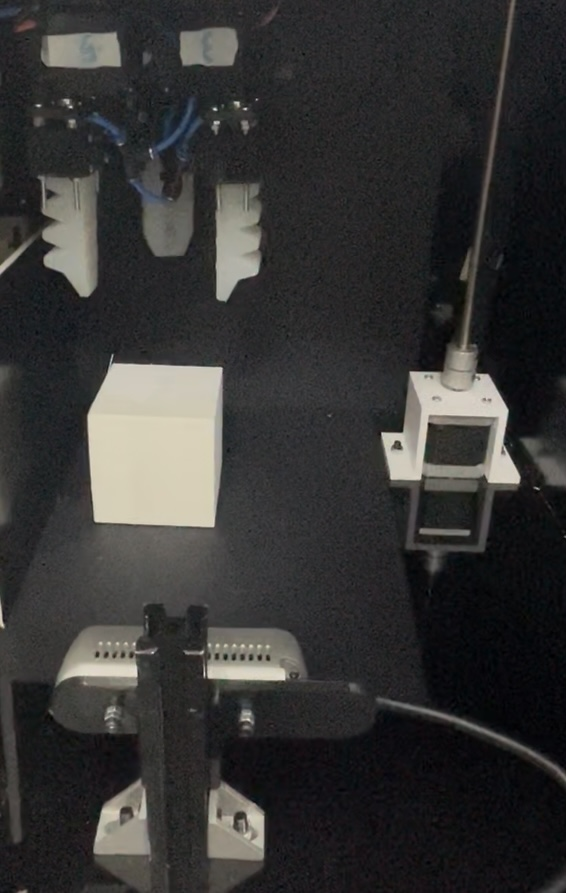
#> input picture images/Project_Setup.jpg, 566 x 893 px
$ python -i shape_detection.py   (imports and definitions only)
#> lines starting #> are read from the running program, lines starting #| are printed output that depends on the picture; after the words box and inside, x2 and y2 are one past the last pixel; in counts of white or black regions, pixels touching at a corner belong together
#> further down, picture is the input picture: shape (893, 566, 3); mean B, G, R 52.3, 53.2, 53.8
import cv2
import numpy as np
import pyrealsense2 as rs

#  RealSense setup
# [1 line that did not run here, left out]
# [1 line that did not run here, left out]
# [2 lines not run here, left out]

def detect_one_shape(frame):
    out = frame.copy()

    # Pre‑process: gray → Otsu threshold → dynamic invert → morphology
    gray = cv2.cvtColor(frame, cv2.COLOR_BGR2GRAY)
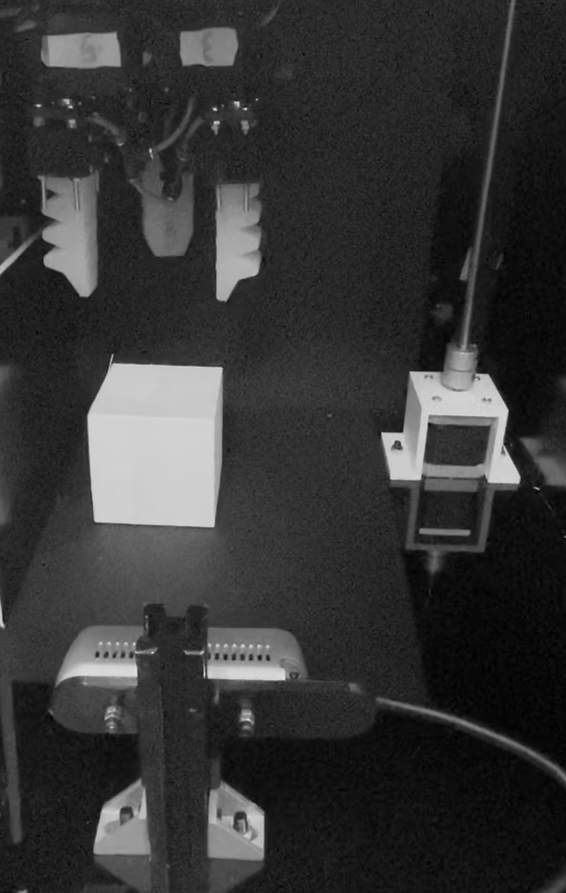
#> gray: shape (893, 566); min 0, max 226, mean 53.3
    _, th = cv2.threshold(gray, 0, 255, cv2.THRESH_BINARY + cv2.THRESH_OTSU)
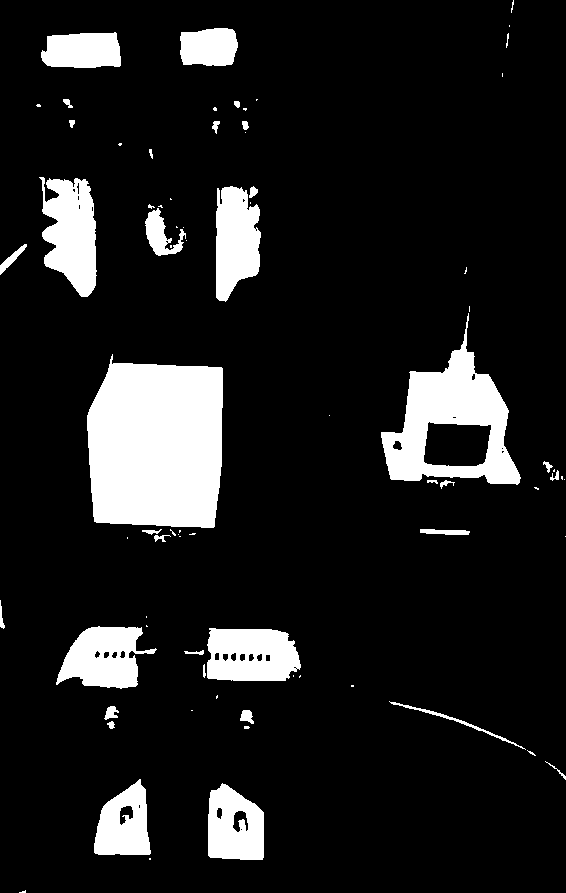
#> th: shape (893, 566); 12.1% white; 77 white regions (42 under 20 px), largest, box (x1, y1, x2, y2) and area: (87, 354, 223, 528) 20573, (381, 313, 521, 485) 9672, (39, 177, 97, 297) 4798
    if cv2.countNonZero(th) > th.size // 2:
        th = cv2.bitwise_not(th)
    kernel = cv2.getStructuringElement(cv2.MORPH_ELLIPSE, (7,7))
    clean  = cv2.morphologyEx(th, cv2.MORPH_CLOSE, kernel, iterations=2)
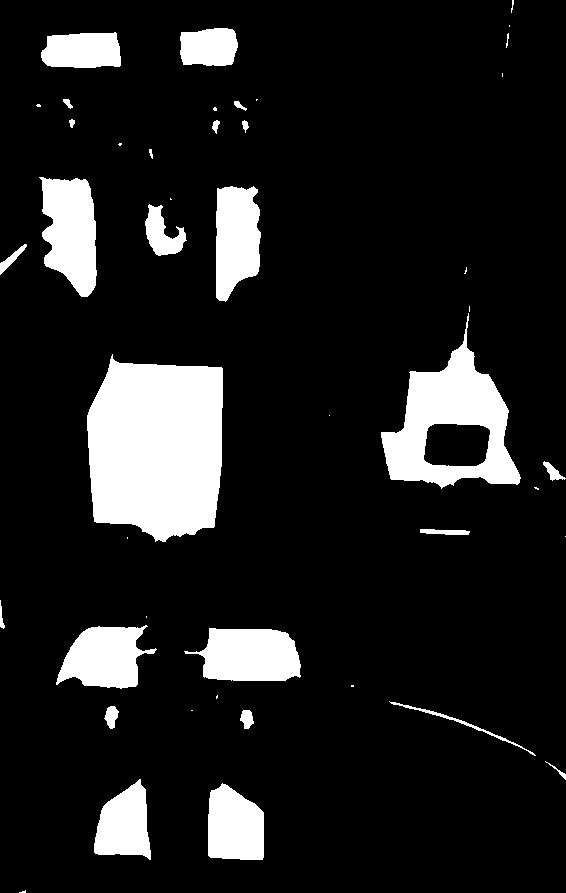
#> clean: shape (893, 566); 12.6% white; 45 white regions (18 under 20 px), largest, box (x1, y1, x2, y2) and area: (87, 354, 223, 542) 21174, (381, 313, 521, 489) 10156, (39, 177, 97, 297) 5053
    clean  = cv2.morphologyEx(clean, cv2.MORPH_OPEN,  kernel, iterations=1)
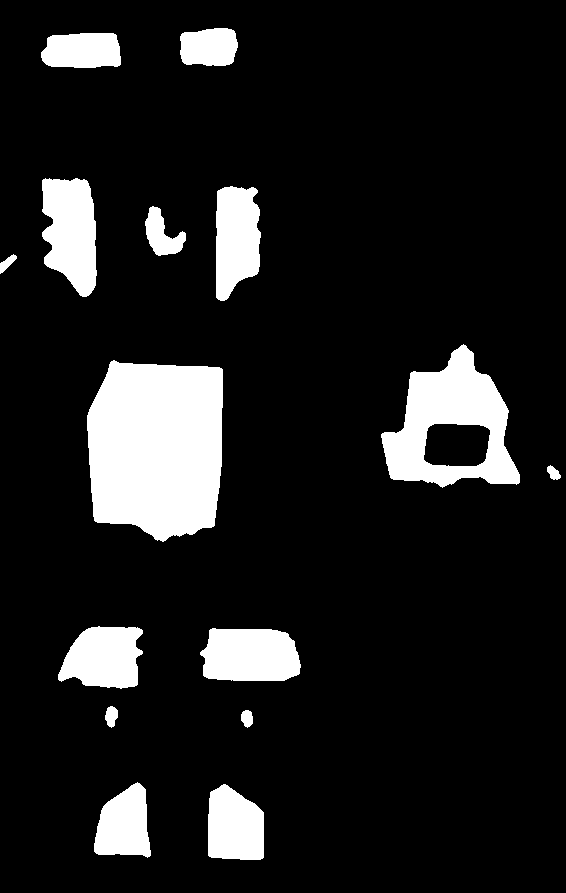
#> clean: shape (893, 566); 12.2% white; 15 white regions

    #  Find all contours
    cnts, hierarchy = cv2.findContours(clean, cv2.RETR_TREE, cv2.CHAIN_APPROX_SIMPLE)
#> cnts = 16 contours; largest, box (x1, y1, x2, y2) and area: (87, 360, 223, 542) 20864, (381, 344, 520, 488) 12296, (42, 178, 97, 297) 4884, (200, 628, 301, 681) 4485, (216, 186, 261, 301) 4040
    if hierarchy is None:
        return out
    hier = hierarchy[0]

    # Filter out small contours
    min_area = 2000
    filtered = [(i, c) for i, c in enumerate(cnts) if cv2.contourArea(c) > min_area]
#> filtered = 10 items
    if not filtered:
        return out

    # Pick the single largest by area
    i_max, cnt = max(filtered, key=lambda ic: cv2.contourArea(ic[1]))
#> i_max = 7; cnt = contour of 165 points, box (x1, y1, x2, y2) (87, 360, 223, 542), area 20864

    # Classify that contour
    shape, grasp_pts = None, []
    has_hole = (hier[i_max][2] != -1)
#> has_hole = False

    #  Cylindrical if it has a child contour
    if has_hole:
        shape = "Cylindrical"
        rect = cv2.minAreaRect(cnt)
        box  = cv2.boxPoints(rect).astype(int)
        d01, d12 = np.linalg.norm(box[0]-box[1]), np.linalg.norm(box[1]-box[2])
        if d01 > d12:
            A, B, C, D = box[0], box[1], box[2], box[3]
        else:
            A, B, C, D = box[1], box[2], box[3], box[0]
        m1 = tuple(((A + B) / 2).astype(int))
        m2 = tuple(((C + D) / 2).astype(int))
        grasp_pts = [m1, m2]

    else:
        # approximate polygon
        peri   = cv2.arcLength(cnt, True)
#> peri = 587.2
        approx = cv2.approxPolyDP(cnt, 0.04 * peri, True)
#> approx = [[111, 361], [94, 520], [213, 526], [222, 369]]

        # Quadrilateral: square vs flat rectangle
        if len(approx) == 4:
            rect = cv2.minAreaRect(cnt)
#> rect = ((153.8, 450.8), (180.2, 134.8), -89.03)
            box  = cv2.boxPoints(rect).astype(int)
#> box = [[219, 541], [84, 539], [87, 359], [222, 361]]
            d01, d12 = np.linalg.norm(box[0]-box[1]), np.linalg.norm(box[1]-box[2])
#> d01 = 135; d12 = 180
            long_e, short_e = max(d01,d12), min(d01,d12)
#> long_e = 180; short_e = 135
            ar = long_e / short_e
#> ar = 1.33

            if 0.7 < ar < 1.4:
                shape = "Square"
                x,y,w,h = cv2.boundingRect(approx)
#> x = 94; y = 361; w = 129; h = 166
                grasp_pts = [
                    (x,     int(y + h/2)),
                    (x + w, int(y + h/2))
                ]
#> grasp_pts = [(94, 444), (223, 444)]
            else:
                shape = "Rectangle"
                # midpoints of **short edges**
                if d01 < d12:
                    pairs = [(box[0],box[1]), (box[2],box[3])]
                else:
                    pairs = [(box[1],box[2]), (box[3],box[0])]
                for P, Q in pairs:
                    grasp_pts.append(tuple(((P+Q)/2).astype(int)))

        else:
            #  >4 sides: circle test
            circ = 4 * np.pi * cv2.contourArea(cnt) / (peri * peri)
            if circ > 0.7:
                shape = "Circle"
                (cx, cy), r = cv2.minEnclosingCircle(cnt)
                cx, cy, r = int(cx), int(cy), int(r)
                for angle in (90, 210, 330):
                    θ = np.deg2rad(angle)
                    gx = int(cx + r * np.cos(θ))
                    gy = int(cy - r * np.sin(θ))
                    grasp_pts.append((gx, gy))


    if shape:
        cv2.drawContours(out, [cnt], -1, (0,255,0), 2)
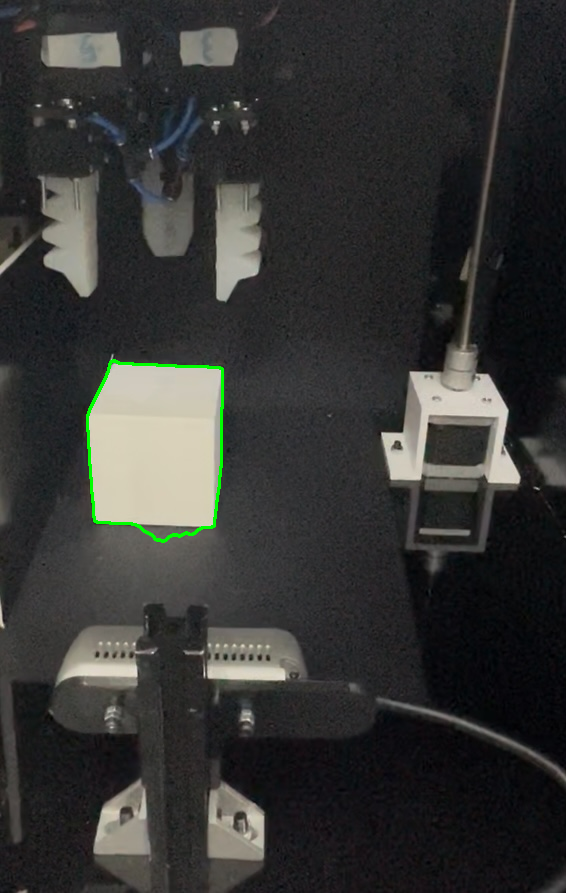
#> out: shape (893, 566, 3); 0.36% of pixels changed, all inside (x1, y1, x2, y2) = (86, 359, 224, 543)
        for gp in grasp_pts:
            cv2.circle(out, gp, 6, (0,0,255), -1)
#> this loop made 2 passes
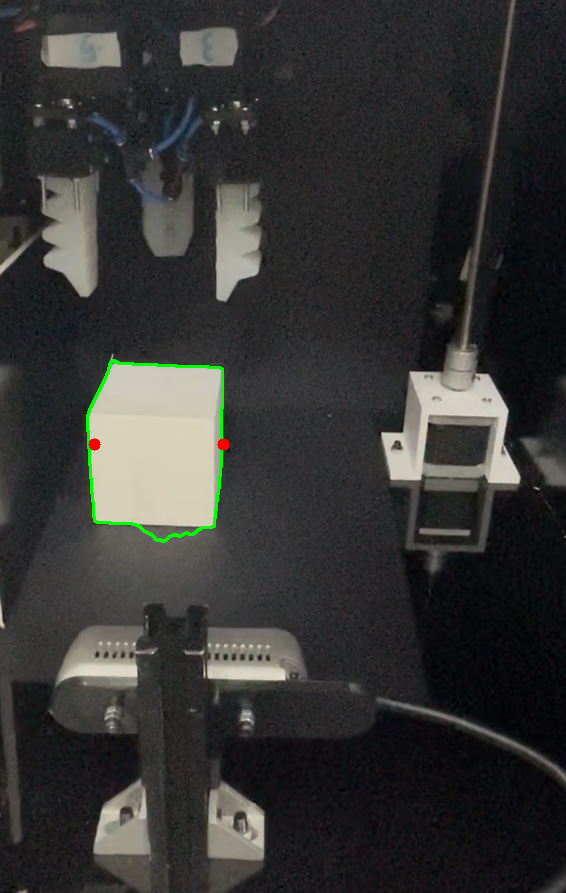
#> out: shape (893, 566, 3); 0.04% of pixels changed, all inside (x1, y1, x2, y2) = (88, 438, 230, 451)
        M = cv2.moments(cnt)
#> M = moments, m00 20863.5, centre m10/m00, m01/m00 = (156.6, 447.2)
        if M["m00"] != 0:
            lx = int(M["m10"]/M["m00"])
#> lx = 156
            ly = int(M["m01"]/M["m00"]) - 10
#> ly = 437
        else:
            lx, ly = grasp_pts[0]
        cv2.putText(out, shape, (lx, ly),
                    cv2.FONT_HERSHEY_SIMPLEX, 0.7, (255,0,0), 2)
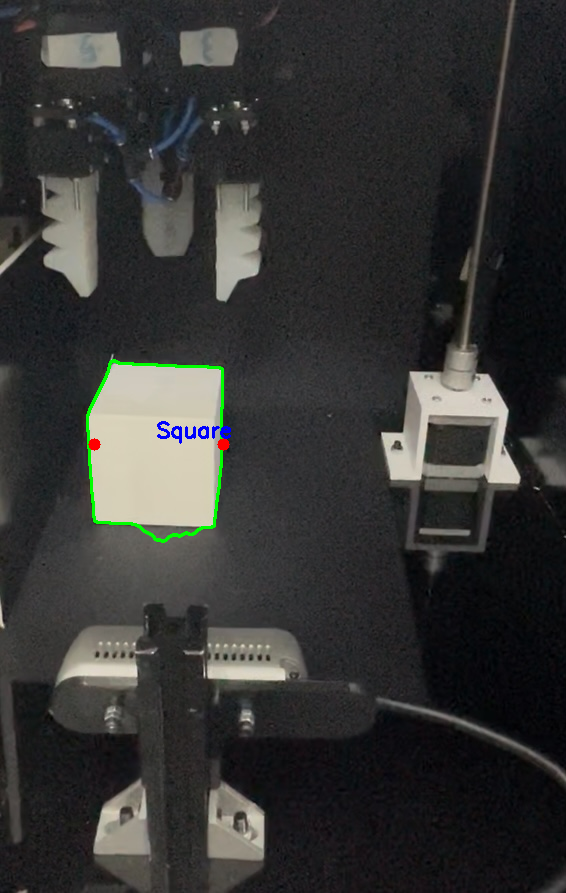
#> out: shape (893, 566, 3); 0.11% of pixels changed, all inside (x1, y1, x2, y2) = (157, 421, 231, 444)

    return out

def main():
    try:
        while True:
            frames = pipeline.wait_for_frames()
            color_frame = frames.get_color_frame()
            if not color_frame:
                continue

            frame = np.asanyarray(color_frame.get_data())
            vis   = detect_one_shape(frame)

            cv2.imshow("Single‑Shape Grasp‑Points", vis)
            if cv2.waitKey(1) & 0xFF == ord('q'):
                break

    finally:
        pipeline.stop()
        cv2.destroyAllWindows()

# [2 lines not run here, left out]

>>> import cv2
>>> picture = cv2.imread('images/Project_Setup.jpg')
>>> result = detect_one_shape(picture)
